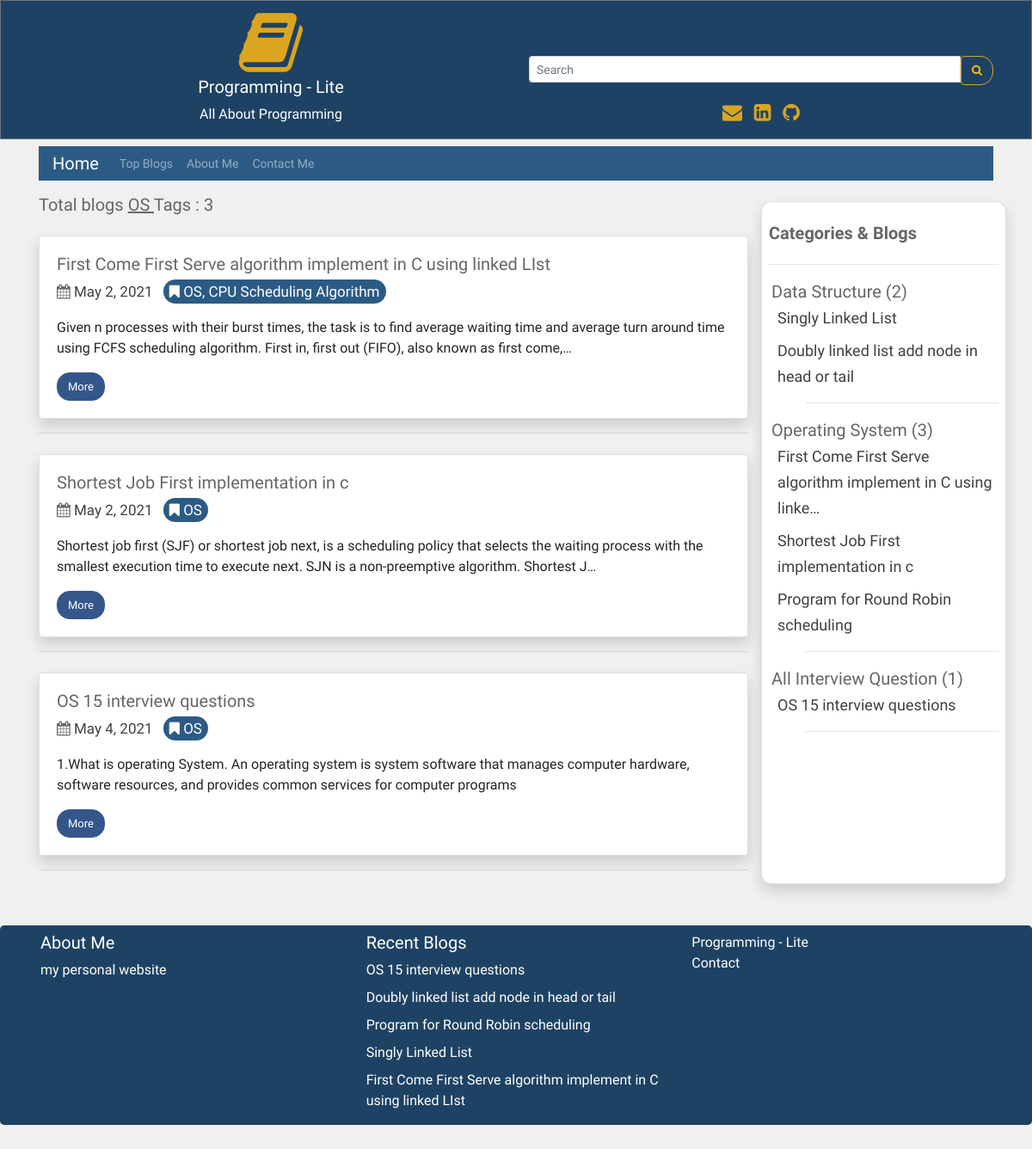
Screenshot of /tags/OS with the database file from the repository.
### user_panel_1/models.py (models this page shows, shortened)
class Blog(models.Model):
    cat_name = models.ForeignKey(Category, on_delete=models.CASCADE)
    blog_author = models.CharField(max_length=200)
    blog_priority = models.IntegerField(blank=True, null=True)
    blog_tags = models.CharField(max_length=200,  blank=True, null=True)
    blog_title = models.CharField(max_length=200)
    blog_descriptions = models.CharField(max_length=600);
    blog_body = RichTextUploadingField(blank=True, null=True)
    blog_views = models.IntegerField(default=0)
    blog_date = models.DateField(auto_now_add=True, auto_now=False, blank=True)

class Category(models.Model):
    cat_name = models.CharField(max_length=300)
    cat_priority = models.IntegerField(blank=True, null=True);
    def __str__(self):
        return self.cat_name

### user_panel_1/views.py (the view)
# urls.py: path('tags/<str:slug>', views.tags, name='tags'),
def tags(request, slug):
    reacentBlog = Blog.objects.all().order_by('-blog_date')[0:5]
    tags = Blog.objects.filter(blog_tags__contains=slug)
    categorys = Blog.objects.all().select_related('cat_name')
    categorys = categorys.order_by('cat_name__cat_priority', 'cat_name', 'blog_priority') #sort all data
    total = tags.count()
    query = slug
    context = {
        'tags': tags,
        'object_list': categorys,
        'recentBlog': reacentBlog,
        'total': total,
        'query': query,
    }
    return render(request, 'tags.html', context)

### templates/tags.html
{% extends 'base.html' %}
{% load static %}
{% block content %}
<h3 class="mt-3 title">Total blogs  <u> {{query}} </u> Tags  : {{total}}</h3>
   {% for tags in tags %}
    <div class="card shadow mt-4">
    <div class="card-body">
         <h5 class="title">{{tags.blog_title |truncatechars:100}}</h5>
    <p  class="description"><i class="fa fa-calendar" aria-hidden="true"></i>
    <a href="{% url 'date' slug=tags.blog_date %}" class="mr-2 ur description"> {{ tags.blog_date}} </a>
         <span class="mr-2  description activee"><i class="fa fa-bookmark" aria-hidden="true"></i>  {{ tags.blog_tags}} </span>
                            </p>
         <p>{{tags.blog_descriptions | truncatechars:200}}</p>
         <a href="{% url 'more' slug=tags.id %}" class="btn btn-info">More</a>
     </div>
    </div>
    <hr>
    {% endfor %}
{% endblock content %}

### templates/base.html (shortened to what this page needs)
{% load static %}
{% load humanize %}
<!DOCTYPE html>
<html lang="en">
<head>
  <link rel="stylesheet" href="https://maxcdn.bootstrapcdn.com/bootstrap/4.5.2/css/bootstrap.min.css">
  <link rel="stylesheet"
      href="//cdnjs.cloudflare.com/ajax/libs/highlight.js/10.7.2/styles/default.min.css">
    <link
      rel="stylesheet"
      href="https://cdnjs.cloudflare.com/ajax/libs/font-awesome/4.7.0/css/font-awesome.min.css"
    />
    <link
      rel="stylesheet"
      href="{% static 'css/style.css' %}"
    />
    <link href="https://cdn.jsdelivr.net/gh/gitbrent/bootstrap4-toggle@3.6.1/css/bootstrap4-toggle.min.css" rel="stylesheet">
</head>
<body style="background: hsl(84, 3%, 94%);">
<div class="jbc border border-secondary ">
 <div class="container mt-2 text-center">
 <div class="row">
     <div class="col-sm-6">
     <i class="fa fa-book logo" aria-hidden="true"></i><br>
 <h5 class="text-white">Programming - Lite</h5>
 <p class="text-white">All About Programming</p>
     </div>
     <div class="col-sm-6 mt-2">
        <form method="GET" action="{% url 'search' %}">
    <div class="input-group input-group-sm mt-5"  >
      <input type="text" class="form-control" placeholder="Search" name='search' required>
      <div class="input-group-btn">
        <button class="btn btn-outline-warning sb" type="submit"><i class="fa fa-search" aria-hidden="true"></i>
</button>
      </div>
    </div>
  </form>
       <div class="mt-3">
       <span class="text-style-two"><a href="mailto:aaziz9642@gmail.com" style="text-decoration: none; font-size:23px;" target="_blank" class="text-warning"><i class="fa fa-envelope pr-2" aria-hidden="true"></i> </a></span>
<span class="text-style-two"><a href="https://linkedin.com/in/azizur-rahman-720636165" style="text-decoration: none; font-size:23px;"  target="_blank" class="text-warning "><i class="fa fa-linkedin-square" aria-hidden="true"></i> </a></span>
<span class="text-style-two"><a href="https://github.com/ayanchyaziz123" style="text-decoration: none; font-size:23px;" target="_blank" class="text-warning"><i class="fa fa-github pl-2" aria-hidden="true"></i></a></span>
     </div>
     </div>
    </div>
</div>
 </div>
<div class="container">
    <nav class="navbar navbar-expand-lg navbar-dark bg-dark mt-2 pt-0 pb-0">
    {% url 'blog' as blog %}
  <a class="navbar-brand {% if request.path == blog %}active{% endif %}" href="{% url 'blog' %}">Home</a>
  <div
  class="collapse navbar-collapse" id="navbarsExampleDefault">
    <ul class="navbar-nav mr-auto">
    {% url 'topBlog' as topBlog%}
      <li class="nav-item {% if request.path == topBlog %}active{% endif %}">
        <a class="nav-link " href="{% url 'topBlog' %}">Top Blogs<span class="sr-only">(current)</span></a>
      </li>
      {% url 'about' as about %}
      <li class="nav-item {% if request.path == about %}active{% endif %}">
        <a class="nav-link " href="{% url 'about' %}">About Me<span class="sr-only">(current)</span></a>
      </li>
      {% url 'contact' as contact %}
      <li class="nav-item {% if request.path == contact %}active{% endif %}">
        <a class="nav-link" href="{% url 'contact' %}">Contact Me<span class="sr-only">(current)</span></a>
      </li>
    </ul>
  </div>
</nav>
<div class="row">
    <div class="col-sm-9">
    {% block content %}
    {% endblock content %}
    </div>
    <div class="col-sm-3 card shadow mt-4 rounded p-2">
     <h5 class="mt-3"><strong class="title">Categories & Blogs</strong></h5>
     <hr>
     {% regroup object_list by cat_name as cat_all %}
<ul>
{% for categories in cat_all %}
    <li style="list-style-type:none; margin-left:-37px;" class="title">{{ categories.grouper }} ({{ categories.list|length}})
    <ul style="list-style-type:none;">
        {% for blog in categories.list %}
          <li style="margin-left:-33px;"  class="ur {% if blog.id == more.id %}activee{% endif %}">
          <a href="{% url 'more' blog.id %}"><a href="{% url 'more' blog.id %}" class="ur " style="font-size: 18px;">{{ blog.blog_title | truncatechars:60}}</li>
        {% endfor %}
        <hr>
    </ul>
    </li>
{% endfor %}
</ul>
    </div>
</div>
</div>
<div class="jumbotron mt-5 pb-0 pt-0 text-white" style="background:#1e4263;">
   <div class="container">
   <div class="row">
     <div class="col-sm-4">
     <h5 class="mt-2">About Me</h5>
     <a href="http://azizurrahmanayan.herokuapp.com/" target="_blank" class="text-white">my personal website</a>
     </div>
     <div class="col-sm-4">
      <p class="lead mt-2 mb-2">
        <h5 class="mt-2">Recent Blogs</h5>
        {% for recentBlog in recentBlog %}
         <a href="{% url 'more' recentBlog.id %}"  class="text-white">{{recentBlog.blog_title}}</a>
        <br>
        {% endfor %}
    </p>
     </div>
     <div class="col-sm-4">
      <p class="pt-2 pb-2"><a href="{% url 'blog' %}" class="text-white">Programming - Lite</a><br>
       <a href="{% url 'contact' %}" class="text-white">Contact</a></p>
     </div>
   </div>
</div>
</div>
</body>
</html>

### static/css/style.css (style rules this page uses)
:root { --bg-size: 100% 100%; --main_color: #fff; --title: 'Josefin Sans', sans-serif; --font-para: 'David Libre', serif; --btn-color: #bbe1fa; --btn-font-color: #000; --btn-font: 1.5rem; --eff: .3s all ease; }
* { font-family: var(--font-para); }
body { background: hsl(84, 3%, 94%) !important; }
.btn-info { background-color: #34568B !important; border-color: #34568B !important; }
.btn { outline: none !important; }
.bg-dark { background: #2b5b84 !important; }
.logo { font-size: 80px; color: #DAA520; }
li .nav-link { font-size: 14px !important; }
.btn { font-size: 13px !important; }
.description { color: #666666; font-size: 17px !important; }
.btn-outline-warning { border-color: #DAA520 !important; color: #DAA520 im !important; }
.title { color: #666; font-size: 20px !important; }
.btn-info { background-color: #2b5b84; border-color: #2b5b84; border-radius: 15px !important; }
.text-warning { color: #DAA520 !important; }
.ur { text-decoration: none !important; color: #404040; }
.rounded { border-radius: 12px !important; }
.activee { color: #fff !important; background: #2b5b84 !important; padding-left: 7px !important; padding-right: 7px !important; padding-bottom: 4px !important; padding-top: 4px !important; border-radius: 15px !important; }
.jbc { background-color: #1e4263 !important; }
.sb { border-top-right-radius: 15px !important; border-bottom-right-radius: 15px !important; }

### rows the page displays
Blog: blog_title "First Come First Serve algorithm implement in C using linked LIst", blog_date "May 2, 2021", blog_tags "OS, CPU Scheduling Algorithm", blog_descriptions "Given n processes with their burst times, the task is to find average waiting time and average turn around time using FCFS scheduling algorithm. First in, first out (FIFO), also known as first come,…", blog_title "First Come First Serve algorithm implement in C using linke…"
Blog: blog_title "Shortest Job First implementation in c", blog_date "May 2, 2021", blog_tags "OS", blog_descriptions "Shortest job first (SJF) or shortest job next, is a scheduling policy that selects the waiting process with the smallest execution time to execute next. SJN is a non-preemptive algorithm. Shortest J…"
Blog: blog_title "OS 15 interview questions", blog_date "May 4, 2021", blog_tags "OS", blog_descriptions "1.What is operating System. An operating system is system software that manages computer hardware, software resources, and provides common services for computer programs"
Category: grouper "Data Structure", list|length "2"
Blog: blog_title "Singly Linked List"
Blog: blog_title "Doubly linked list add node in head or tail"
Category: grouper "Operating System", list|length "3"
Blog: blog_title "Program for Round Robin scheduling"
Category: grouper "All Interview Question", list|length "1"

### other values shown
{{ query }} "OS"
{{ total }} "3"
